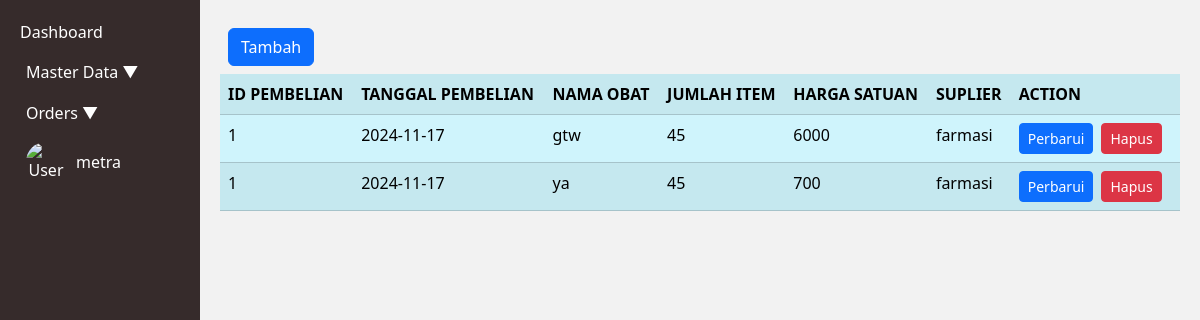
Before: /index.php?page=pembelian (signed in) with the older database file.
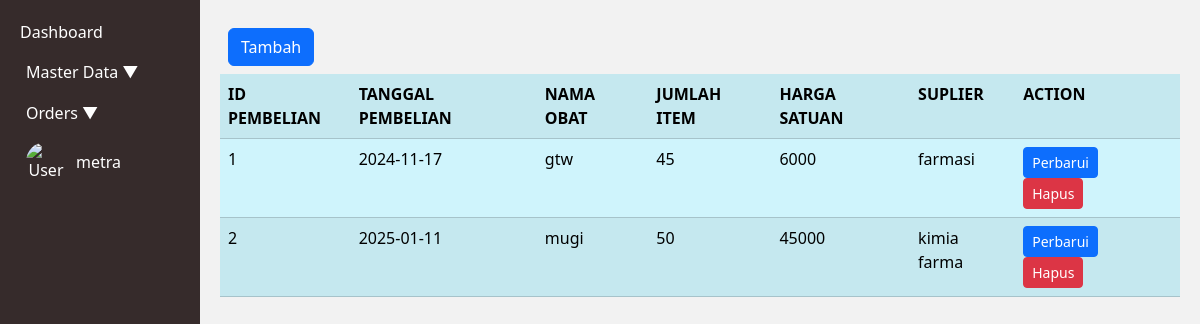
After: the same page with the newer database file.
### tables this page shows
CREATE TABLE `tb_pembelian` (
  `Id_pembelian` int(5) NOT NULL AUTO_INCREMENT,
  `tanggal_pembelian` date NOT NULL,
  `total_item` int(5) NOT NULL,
  `total_harga` int(10) NOT NULL,
  `Id_suplier` int(3) DEFAULT NULL,
  PRIMARY KEY (`Id_pembelian`),
  KEY `Id_suplier` (`Id_suplier`),
  CONSTRAINT `tb_pembelian_ibfk_2` FOREIGN KEY (`Id_suplier`) REFERENCES `tb_suplier` (`Id_suplier`)
);

CREATE TABLE `tb_pembelian_detail` (
  `Id_obat` int(3) DEFAULT NULL,
  `Id_pembelian` int(5) DEFAULT NULL,
  `tanggal_kadarluarsa` date DEFAULT NULL,
  `jumlah_item` int(5) DEFAULT NULL,
  `harga_satuan` int(10) DEFAULT NULL,
  KEY `Id_obat` (`Id_obat`),
  KEY `Id_pembelian` (`Id_pembelian`),
  CONSTRAINT `tb_pembelian_detail_ibfk_1` FOREIGN KEY (`Id_obat`) REFERENCES `tb_obat` (`Id_Obat`),
  CONSTRAINT `tb_pembelian_detail_ibfk_2` FOREIGN KEY (`Id_pembelian`) REFERENCES `tb_pembelian` (`Id_pembelian`)
);

CREATE TABLE `tb_obat` (
  `Id_Obat` int(3) NOT NULL AUTO_INCREMENT,
  `Nama_Obat` varchar(15) NOT NULL,
  `Stok_obat` int(5) NOT NULL,
  `Harga_satuan` int(8) NOT NULL,
  `Id_jenis` int(3) NOT NULL,
  PRIMARY KEY (`Id_Obat`),
  KEY `Id_jenis` (`Id_jenis`),
  CONSTRAINT `tb_obat_ibfk_1` FOREIGN KEY (`Id_jenis`) REFERENCES `tb_jenis_obat` (`Id_jenis`)
);

CREATE TABLE `tb_suplier` (
  `Id_suplier` int(3) NOT NULL AUTO_INCREMENT,
  `Nama_suplier` varchar(15) NOT NULL,
  `Alamat` varchar(15) NOT NULL,
  `email` varchar(15) NOT NULL,
  `no_tlp` varchar(15) NOT NULL,
  PRIMARY KEY (`Id_suplier`)
);

### pembelian.php (the view, shortened to what this page needs)
<div class="d-grid gap-2 p-2 d-md-flex justify-content-md">
    <a class="btn btn-primary me-md-2" href="index.php?page=pembelian.form&action=add" role="button">Tambah</a>
</div>
<?php
$mysqli = new mysqli("localhost", "root", "", "apotek");
$result = $mysqli->query("SELECT tb_pembelian_detail.Id_pembelian, tb_pembelian.tanggal_pembelian,
tb_pembelian_detail.jumlah_item,tb_pembelian_detail.harga_satuan, tb_suplier.Nama_suplier
AS Suplier,
tb_obat.Nama_Obat AS nama_obat,tb_pembelian_detail.Id_obat
FROM tb_pembelian
JOIN tb_suplier ON tb_suplier.Id_suplier = tb_pembelian.Id_suplier
JOIN tb_pembelian_detail ON tb_pembelian_detail.Id_pembelian = tb_pembelian.Id_pembelian
JOIN tb_obat ON tb_pembelian_detail.`Id_obat` = tb_obat.`Id_Obat`");
?>
<table class="table table-info table-striped">
    <tr>
        <th>ID PEMBELIAN</th>
        <th>TANGGAL PEMBELIAN</th>
        <th>NAMA OBAT</th>
        <th>JUMLAH ITEM</th>
        <th>HARGA SATUAN</th>
        <th>SUPLIER</th>
        <th>ACTION</th>
    </tr>
    <?php
    foreach ($result as $row) {
        echo "<tr>";
        echo "<td>";
        echo $row['Id_pembelian'];
        echo "</td>";
        echo "<td>";
        echo $row['tanggal_pembelian'];
        echo "</td>";
        echo "<td>";
        echo $row['nama_obat'];
        echo "</td>";
        echo "<td>";
        echo $row['jumlah_item'];
        echo "</td>";
        echo "<td>";
        echo $row['harga_satuan'];
        echo "</td>";
        echo "<td>";
        echo $row['Suplier'];
        echo "</td>";
        echo "<td>";
        echo "<a class='btn btn-primary me-md-2 btn-sm' href='index.php?page=pembelian.form&Id_pembelian=" . $row['Id_pembelian'] . "&action=edit'>Perbarui</a>";
        echo "<form action='pembelian.action.php' method='POST' style ='display:inline;'>";
        echo "<button type='submit' class='btn btn-danger me-md-2 btn-sm' onclick='return confirm(\"Ingin menghapus data ini?\");'>Hapus</button>";
        echo "</form>";
        echo "</td>";
        echo "</tr>";
    }
    ?>
</table>

Changed rows visible on the page:
no longer on one of the page's lists (row unchanged): tb_pembelian: tb_pembelian_detail.Id_pembelian "1", tanggal_pembelian "2024-11-17", tb_obat.Nama_Obat "ya", tb_pembelian_detail.jumlah_item "45", tb_pembelian_detail.harga_satuan "700", Id_suplier.Nama_suplier "farmasi"
added tb_pembelian: tb_pembelian_detail.Id_pembelian "2", tanggal_pembelian "2025-01-11", tb_obat.Nama_Obat "mugi", tb_pembelian_detail.jumlah_item "50", tb_pembelian_detail.harga_satuan "45000", Id_suplier.Nama_suplier "kimia farma"
